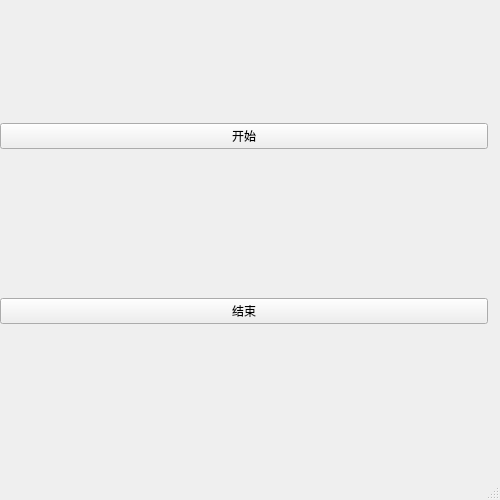
<?xml version="1.0" encoding="UTF-8"?>
<ui version="4.0">
 <class>testserver</class>
 <widget class="QMainWindow" name="testserver">
  <property name="geometry">
   <rect>
    <x>0</x>
    <y>0</y>
    <width>500</width>
    <height>500</height>
   </rect>
  </property>
  <property name="minimumSize">
   <size>
    <width>500</width>
    <height>500</height>
   </size>
  </property>
  <property name="maximumSize">
   <size>
    <width>500</width>
    <height>500</height>
   </size>
  </property>
  <property name="windowTitle">
   <string>testserver</string>
  </property>
  <widget class="QWidget" name="centralwidget">
   <widget class="QWidget" name="widget" native="true">
    <property name="geometry">
     <rect>
      <x>250</x>
      <y>190</y>
      <width>500</width>
      <height>500</height>
     </rect>
    </property>
    <property name="minimumSize">
     <size>
      <width>500</width>
      <height>500</height>
     </size>
    </property>
    <property name="maximumSize">
     <size>
      <width>500</width>
      <height>500</height>
     </size>
    </property>
    <layout class="QHBoxLayout" name="horizontalLayout"/>
   </widget>
   <widget class="QWidget" name="verticalLayoutWidget">
    <property name="geometry">
     <rect>
      <x>0</x>
      <y>-20</y>
      <width>488</width>
      <height>488</height>
     </rect>
    </property>
    <layout class="QVBoxLayout" name="verticalLayout">
     <item>
      <widget class="QPushButton" name="startServer">
       <property name="text">
        <string>开始</string>
       </property>
      </widget>
     </item>
     <item>
      <widget class="QPushButton" name="stopServer">
       <property name="text">
        <string>结束</string>
       </property>
      </widget>
     </item>
    </layout>
   </widget>
  </widget>
  <widget class="QMenuBar" name="menubar">
   <property name="geometry">
    <rect>
     <x>0</x>
     <y>0</y>
     <width>500</width>
     <height>24</height>
    </rect>
   </property>
  </widget>
  <widget class="QStatusBar" name="statusbar"/>
 </widget>
 <resources/>
 <connections/>
</ui>
